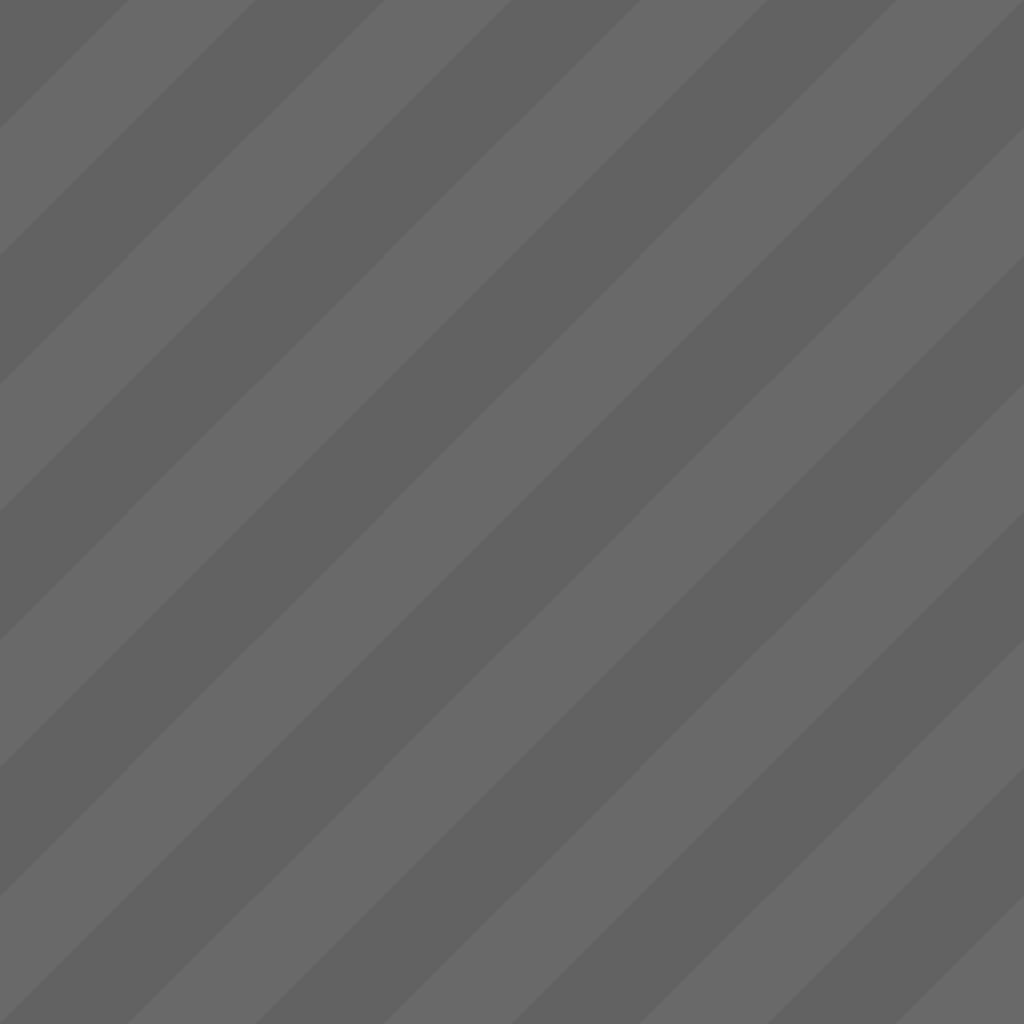

Tiled map render using the project's own tile images. Description and the map definition, with tile-layer contents summarised, below:
An orthogonal 32x32 tile map with 32x32 px tiles, 1 tile layer (Tile Layer 1) and 4 objects (3x planet, player).

<map version="1.0" orientation="orthogonal" renderorder="right-down" width="32" height="32" tilewidth="32" tileheight="32">
 <tileset firstgid="1" name="Background" tilewidth="32" tileheight="32">
  <image source="../tileset/un.png" width="256" height="256" />
 </tileset>
 <layer name="Tile Layer 1" width="32" height="32">
  <data>[1024 cells, 1024 non-empty, 64 distinct tile ids]</data>
 </layer>
 <objectgroup name="Object Layer 1">
  <object type="planet" x="137" y="204" width="248" height="248">
   <ellipse />
  </object>
  <object type="planet" x="654" y="278" width="96" height="96">
   <ellipse />
  </object>
  <object type="planet" x="416" y="229" width="192" height="192">
   <ellipse />
  </object>
  <object type="player" x="507" y="203" width="32" height="32">
   <ellipse />
  </object>
 </objectgroup>
</map>
